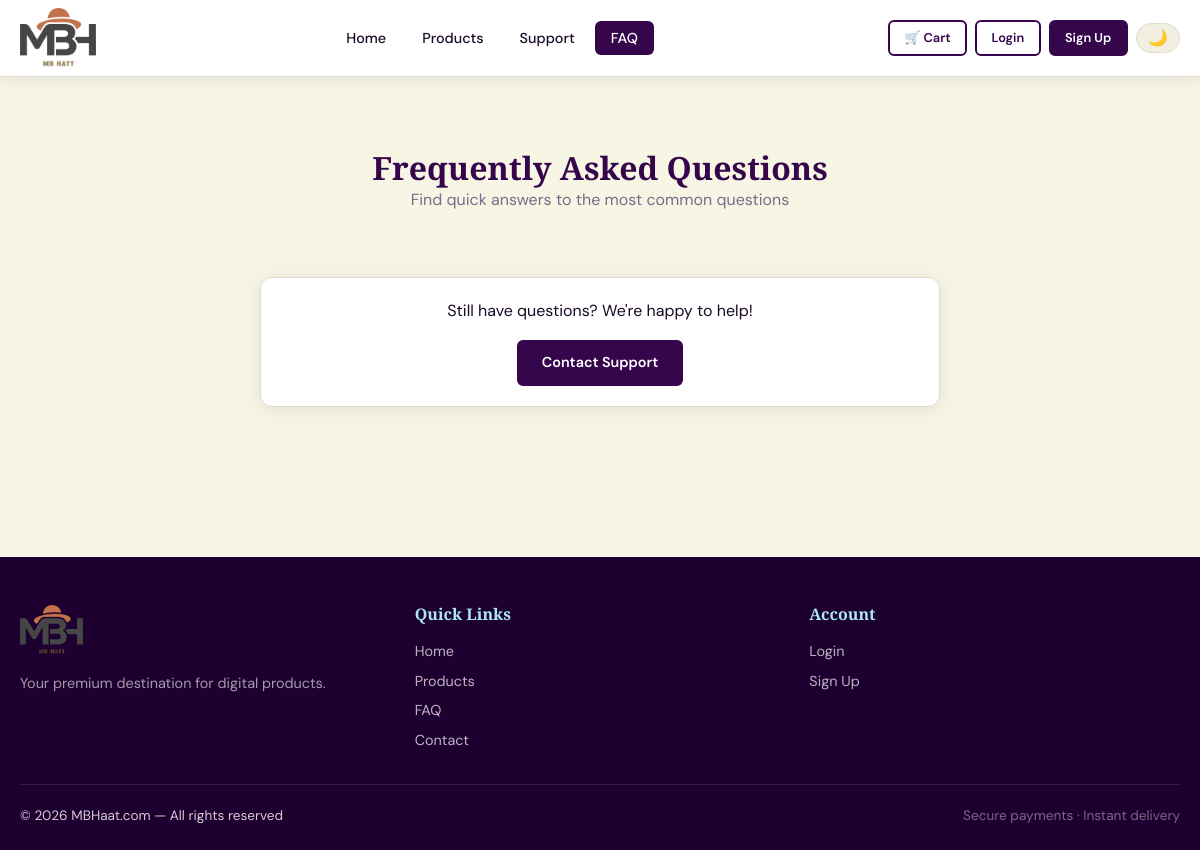
Page /faq.php on the earlier database version.
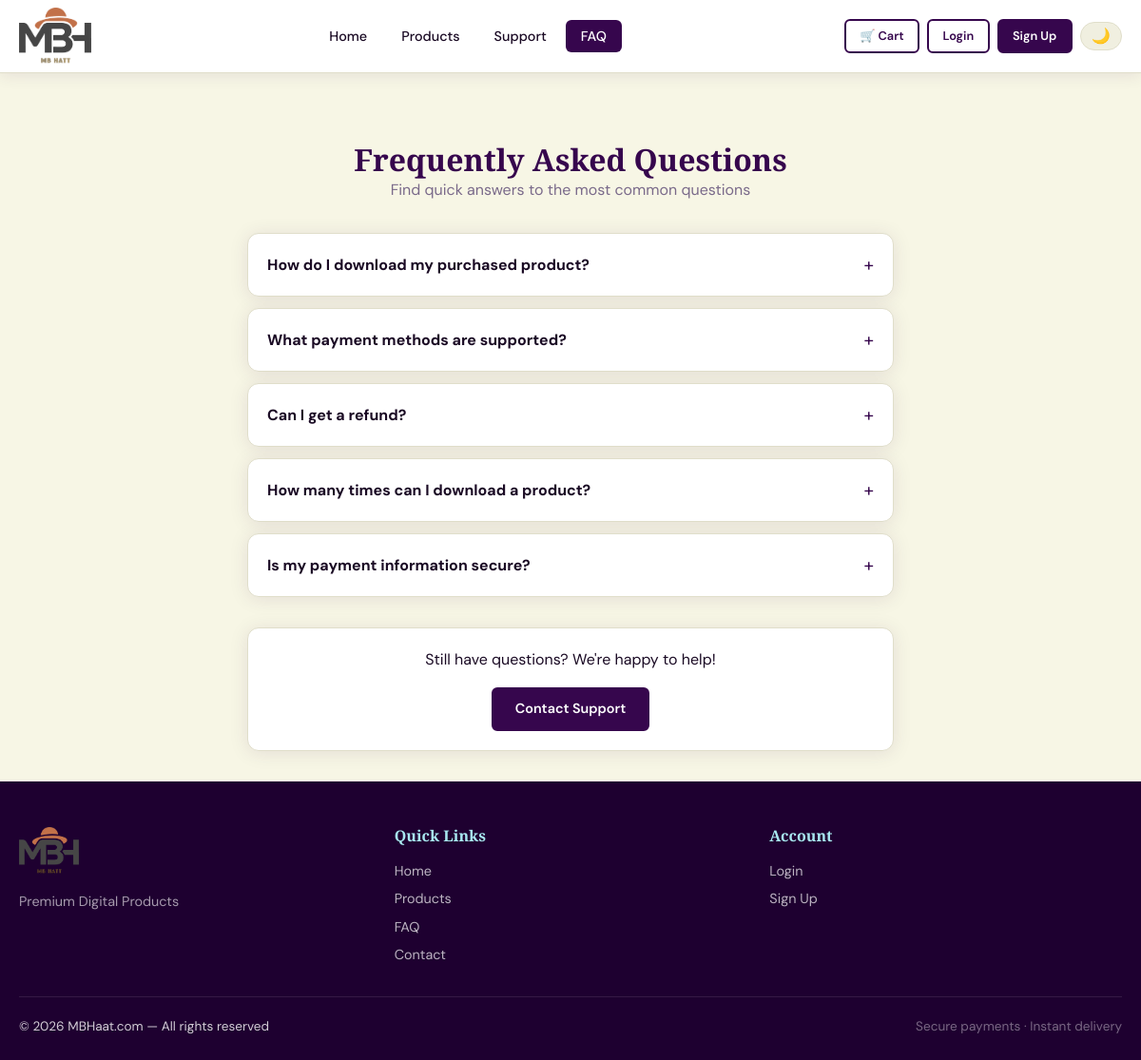
Same page on the later database version.
### tables this page shows
CREATE TABLE faqs (
    id INT AUTO_INCREMENT PRIMARY KEY,
    question VARCHAR(500) NOT NULL,
    answer TEXT NOT NULL,
    sort_order INT DEFAULT 0,
    is_active TINYINT(1) DEFAULT 1,
    created_at DATETIME DEFAULT CURRENT_TIMESTAMP
);

CREATE TABLE settings (
    id INT AUTO_INCREMENT PRIMARY KEY,
    setting_key VARCHAR(100) NOT NULL UNIQUE,
    setting_value TEXT DEFAULT NULL,
    updated_at DATETIME DEFAULT CURRENT_TIMESTAMP ON UPDATE CURRENT_TIMESTAMP
);

### src/helpers/functions.php (called while the page is built, shortened)
<?php
function isLoggedIn(): bool {
    return isset($_SESSION['user_id']);
}
function e(mixed $val): string {
    return htmlspecialchars((string)$val, ENT_QUOTES | ENT_SUBSTITUTE, 'UTF-8');
}
function getSetting(string $key, string $default = ''): string {
    static $cache = [];
    if (!isset($cache[$key])) {
        $row = Database::fetch("SELECT setting_value FROM settings WHERE setting_key = ?", [$key]);
        $cache[$key] = $row ? $row['setting_value'] : $default;
    }
    return $cache[$key] ?? $default;
}
function getAllSettings(): array {
    $rows = Database::fetchAll("SELECT setting_key, setting_value FROM settings");
    $settings = [];
    foreach ($rows as $row) {
        $settings[$row['setting_key']] = $row['setting_value'];
    }
    return $settings;
}
function isDarkMode(): bool {
    return isset($_COOKIE['dark_mode']) && $_COOKIE['dark_mode'] === '1';
}

### src/config/database.php (called while the page is built, shortened)
<?php
class Database {
    private static ?PDO $instance = null;
    public static function getInstance(): PDO {
        if (self::$instance === null) {
            try {
                $dsn = "mysql:host=" . DB_HOST . ";dbname=" . DB_NAME . ";charset=" . DB_CHARSET;
                self::$instance = new PDO($dsn, DB_USER, DB_PASS, [
                    PDO::ATTR_ERRMODE            => PDO::ERRMODE_EXCEPTION,
                    PDO::ATTR_DEFAULT_FETCH_MODE => PDO::FETCH_ASSOC,
                    PDO::ATTR_EMULATE_PREPARES   => false,
                ]);
            } catch (PDOException $e) {
                if (DEBUG_MODE) {
                    die("Database connection failed: " . $e->getMessage());
                }
                die("Database connection failed. Please try again later.");
            }
        }
        return self::$instance;
    }
    public static function query(string $sql, array $params = []): PDOStatement {
        $stmt = self::getInstance()->prepare($sql);
        $stmt->execute($params);
        return $stmt;
    }
    public static function fetch(string $sql, array $params = []): ?array {
        return self::query($sql, $params)->fetch() ?: null;
    }
    public static function fetchAll(string $sql, array $params = []): array {
        return self::query($sql, $params)->fetchAll();
    }
}

### faq.php (the view, shortened to what this page needs)
<?php
$faqs = Database::fetchAll("SELECT * FROM faqs WHERE is_active=1 ORDER BY sort_order,id");
$pageTitle = 'FAQ — ' . getSetting('site_name', 'MBHaat.com');
include __DIR__ . '/src/views/layouts/header.php';
?>
<div class="page-body">
<div class="container container-sm">
  <div style="text-align:center;padding:2.5rem 0 2rem">
    <h1>Frequently Asked Questions</h1>
    <p class="text-muted">Find quick answers to the most common questions</p>
  </div>
  <div style="display:flex;flex-direction:column;gap:.75rem">
    <?php foreach ($faqs as $i => $faq): ?>
    <div class="card" style="overflow:visible">
      <button onclick="toggleFaq(<?= $i ?>)" style="width:100%;text-align:left;background:none;border:none;cursor:pointer;padding:1.25rem;display:flex;align-items:center;justify-content:space-between;gap:1rem;font-family:var(--font-body)">
        <span style="font-weight:700;font-size:1rem;color:var(--text)"><?= e($faq['question']) ?></span>
        <span id="faq-icon-<?= $i ?>" style="font-size:1.2rem;flex-shrink:0;color:var(--purple);transition:transform 0.25s">+</span>
      </button>
    </div>
    <?php endforeach; ?>
  </div>
  <div class="card card-body text-center mt-4">
    <p style="margin-bottom:1rem">Still have questions? We're happy to help!</p>
    <a href="<?= APP_URL ?>/contact.php" class="btn btn-primary">Contact Support</a>
  </div>
</div>
</div>
<?php include __DIR__ . '/src/views/layouts/footer.php'; ?>

### src/views/layouts/header.php (shortened to what this page needs)
<?php
$settings = getAllSettings();
$siteName = $settings['site_name'] ?? 'MBHaat.com';
$logoPath = APP_URL . '/' . ($settings['logo'] ?? 'assets/images/logo.png');
$darkMode = isDarkMode();
$currentPage = basename($_SERVER['PHP_SELF'], '.php');
?>
<!DOCTYPE html>
<html lang="en">
<head>
  <link rel="stylesheet" href="<?= ASSETS_URL ?>/css/style.css">
</head>
<body class="<?= $darkMode ? 'dark' : '' ?>">
<nav class="navbar d-none d-md-block">
  <div class="container navbar-inner">
    <a href="<?= APP_URL ?>" class="navbar-brand">
      <img src="<?= e($logoPath) ?>" alt="<?= e($siteName) ?>">
    </a>
    <ul class="navbar-links">
      <li><a href="<?= APP_URL ?>" class="<?= $currentPage === 'index' ? 'active' : '' ?>">Home</a></li>
      <li><a href="<?= APP_URL ?>/products.php" class="<?= $currentPage === 'products' ? 'active' : '' ?>">Products</a></li>
      <li><a href="<?= APP_URL ?>/contact.php" class="<?= $currentPage === 'contact' ? 'active' : '' ?>">Support</a></li>
      <li><a href="<?= APP_URL ?>/faq.php" class="<?= $currentPage === 'faq' ? 'active' : '' ?>">FAQ</a></li>
    </ul>
    <div class="navbar-actions">
      <a href="<?= APP_URL ?>/cart.php" class="btn btn-secondary btn-sm" style="position:relative">
        🛒 Cart
      </a>
      <?php if (isLoggedIn()): ?>
        <a href="<?= APP_URL ?>/dashboard.php" class="btn btn-primary btn-sm">My Account</a>
      <?php else: ?>
        <a href="<?= APP_URL ?>/login.php" class="btn btn-secondary btn-sm">Login</a>
        <a href="<?= APP_URL ?>/register.php" class="btn btn-primary btn-sm">Sign Up</a>
      <?php endif; ?>
      <button class="dark-toggle" onclick="toggleDarkMode()" title="Toggle dark mode"><?= $darkMode ? '☀️' : '🌙' ?></button>
    </div>
  </div>
</nav>

### src/views/layouts/footer.php (shortened to what this page needs)
<?php
$siteName = getSetting('site_name', 'MBHaat.com');
$footerText = getSetting('footer_text', '© 2026 MBHaat.com — All rights reserved');
?>
<footer class="footer">
  <div class="container">
    <div class="grid grid-3 gap-3">
      <div>
        <img src="<?= APP_URL ?>/assets/images/logo.png" alt="<?= e($siteName) ?>" style="height:50px;margin-bottom:1rem">
        <p style="font-size:0.9rem;opacity:.75;line-height:1.7"><?= e(getSetting('site_tagline', 'Your premium destination for digital products.')) ?></p>
      </div>
      <div>
        <h4>Quick Links</h4>
        <div style="display:flex;flex-direction:column;gap:0.4rem">
          <a href="<?= APP_URL ?>">Home</a>
          <a href="<?= APP_URL ?>/products.php">Products</a>
          <a href="<?= APP_URL ?>/faq.php">FAQ</a>
          <a href="<?= APP_URL ?>/contact.php">Contact</a>
        </div>
      </div>
      <div>
        <h4>Account</h4>
        <div style="display:flex;flex-direction:column;gap:0.4rem">
          <?php if (isLoggedIn()): ?>
            <a href="<?= APP_URL ?>/dashboard.php">My Dashboard</a>
            <a href="<?= APP_URL ?>/orders.php">My Orders</a>
            <a href="<?= APP_URL ?>/profile.php">Profile Settings</a>
            <a href="<?= APP_URL ?>/logout.php">Logout</a>
          <?php else: ?>
            <a href="<?= APP_URL ?>/login.php">Login</a>
            <a href="<?= APP_URL ?>/register.php">Sign Up</a>
          <?php endif; ?>
        </div>
      </div>
    </div>
    <div class="footer-bottom">
      <span><?= e($footerText) ?></span>
      <span style="opacity:.5">Secure payments · Instant delivery</span>
    </div>
  </div>
</footer>
</body>
</html>

### assets/css/style.css (style rules this page uses)
:root { --beige: #F7F6E5; --blue: #76D2DB; --red: #DA4848; --purple: #36064D; --purple-light: #5a1280; --purple-dark: #1e0030; --blue-light: #a8e8f0; --blue-dark: #4fb8c4; --gold: #c9a84c; --bg: #F7F6E5; --surface: #ffffff; --surface2: #f0efe0; --text: #1a0a24; --text-muted: #7a6a8a; --border: #e0deca; --shadow: rgba(54, 6, 77, 0.10); --font-display: 'Playfair Display', Georgia, serif; --font-body: 'DM Sans', system-ui, sans-serif; --radius: 12px; --radius-sm: 6px; --radius-lg: 20px; --transition: 0.25s cubic-bezier(0.4,0,0.2,1); --shadow-card: 0 2px 20px var(--shadow); --shadow-hover: 0 8px 40px rgba(54,6,77,0.18); }
*, *::before, *::after { box-sizing: border-box; margin: 0; padding: 0; }
html { scroll-behavior: smooth; font-size: 16px; }
body { font-family: var(--font-body); background: var(--bg); color: var(--text); line-height: 1.6; transition: background var(--transition), color var(--transition); min-height: 100vh; }
a { color: var(--purple); text-decoration: none; transition: color var(--transition); }
img { max-width: 100%; height: auto; display: block; }
h1, h2, h3, h4, h5, h6 { font-family: var(--font-display); font-weight: 700; line-height: 1.2; color: var(--purple); }
.text-muted { color: var(--text-muted); }
.text-center { text-align: center; }
.container { max-width: 1200px; margin: 0 auto; padding: 0 1.25rem; }
.container-sm { max-width: 720px; margin: 0 auto; padding: 0 1.25rem; }
.grid { display: grid; }
.grid-3 { grid-template-columns: repeat(3, 1fr); gap: 1.5rem; }
.gap-3 { gap: 1.5rem; }
.navbar { position: sticky; top: 0; z-index: 1000; background: var(--surface); border-bottom: 1px solid var(--border); box-shadow: 0 2px 16px var(--shadow); padding: 0.5rem 0; }
.navbar-inner { display: flex; align-items: center; justify-content: space-between; }
.navbar-brand { display: flex; align-items: center; gap: 0.75rem; font-family: var(--font-display); font-size: 1.4rem; font-weight: 700; color: var(--purple); text-decoration: none; }
.navbar-brand img { height: 60px; width: auto; object-fit: contain; }
.navbar-links { display: flex; align-items: center; gap: 0.25rem; list-style: none; }
.navbar-links a { padding: 0.5rem 1rem; border-radius: var(--radius-sm); font-weight: 500; color: var(--text); font-size: 0.9rem; transition: all var(--transition); }
.navbar-links a:hover, .navbar-links a.active { background: var(--purple); color: #fff; }
.navbar-actions { display: flex; align-items: center; gap: 0.5rem; }
.btn { display: inline-flex; align-items: center; gap: 0.4rem; padding: 0.6rem 1.4rem; border-radius: var(--radius-sm); font-family: var(--font-body); font-weight: 600; font-size: 0.9rem; cursor: pointer; border: 2px solid transparent; transition: all var(--transition); text-decoration: none; white-space: nowrap; }
.btn-primary { background: var(--purple); color: #fff; border-color: var(--purple); }
.btn-secondary { background: transparent; color: var(--purple); border-color: var(--purple); }
.btn-sm { padding: 0.35rem 0.9rem; font-size: 0.8rem; }
.card { background: var(--surface); border-radius: var(--radius); box-shadow: var(--shadow-card); border: 1px solid var(--border); overflow: hidden; transition: box-shadow var(--transition), transform var(--transition); }
.card-body { padding: 1.25rem; }
.footer { background: var(--purple-dark); color: rgba(255,255,255,0.8); padding: 3rem 0 1.5rem; margin-top: auto; }
.footer h4 { color: var(--blue-light); font-family: var(--font-display); margin-bottom: 1rem; }
.footer a { color: rgba(255,255,255,0.7); font-size: 0.9rem; }
.footer-bottom { border-top: 1px solid rgba(255,255,255,0.1); margin-top: 2rem; padding-top: 1.25rem; display: flex; align-items: center; justify-content: space-between; flex-wrap: wrap; gap: 0.5rem; font-size: 0.85rem; }
.dark-toggle { background: var(--surface2); border: 1.5px solid var(--border); border-radius: 50px; padding: 0.4rem 0.7rem; cursor: pointer; font-size: 1rem; line-height: 1; transition: all var(--transition); }
.mt-4 { margin-top:2rem }
.d-none { display: none !important; }
.d-md-block { display: block !important; }
.page-body { padding:2rem 0;min-height:60vh }

Differences in the rows shown:
added faqs: question "How do I download my purchased product?"
added faqs: $i 1 (drawn), question "What payment methods are supported?"
added faqs: question "Can I get a refund?"
added faqs: question "How many times can I download a product?"
added faqs: question "Is my payment information secure?"
now on this page (row edited): settings: setting_value "Premium Digital Products"
Other differences:
text no longer shown: "Your premium destination for digital products."
